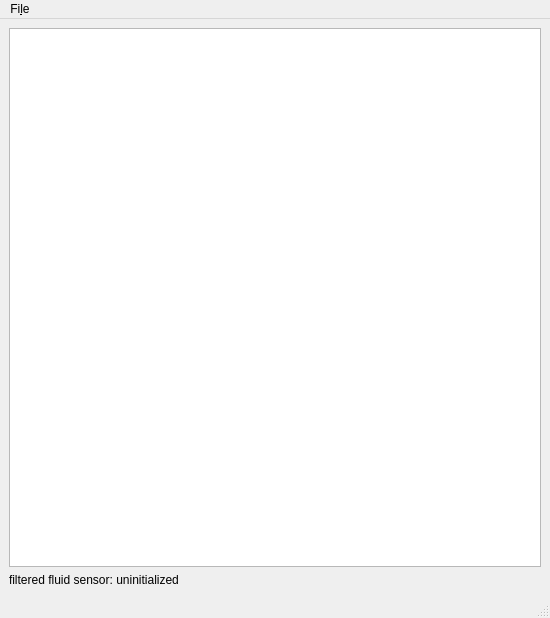
<?xml version="1.0" encoding="UTF-8"?>
<ui version="4.0">
 <class>MainWindow</class>
 <widget class="QMainWindow" name="MainWindow">
  <property name="geometry">
   <rect>
    <x>0</x>
    <y>0</y>
    <width>550</width>
    <height>618</height>
   </rect>
  </property>
  <property name="windowTitle">
   <string>Sensor Monitor</string>
  </property>
  <widget class="QWidget" name="centralwidget">
   <layout class="QVBoxLayout" name="verticalLayout">
    <item>
     <widget class="PlotWidget" name="signalPlot"/>
    </item>
    <item>
     <widget class="QLabel" name="signalValue">
      <property name="text">
       <string>filtered fluid sensor: uninitialized</string>
      </property>
     </widget>
    </item>
   </layout>
  </widget>
  <widget class="QMenuBar" name="menubar">
   <property name="geometry">
    <rect>
     <x>0</x>
     <y>0</y>
     <width>550</width>
     <height>30</height>
    </rect>
   </property>
   <widget class="QMenu" name="menuFile">
    <property name="title">
     <string>Fi&amp;le</string>
    </property>
    <addaction name="actionExit"/>
   </widget>
   <addaction name="menuFile"/>
  </widget>
  <widget class="QStatusBar" name="statusbar"/>
  <action name="actionSave">
   <property name="text">
    <string>&amp;Save</string>
   </property>
  </action>
  <action name="actionExit">
   <property name="icon">
    <iconset theme="application-exit">
     <normaloff>.</normaloff>.</iconset>
   </property>
   <property name="text">
    <string>&amp;Exit</string>
   </property>
   <property name="statusTip">
    <string>Quit the application.</string>
   </property>
   <property name="shortcut">
    <string>Ctrl+Q</string>
   </property>
  </action>
 </widget>
 <customwidgets>
  <customwidget>
   <class>PlotWidget</class>
   <extends>QGraphicsView</extends>
   <header>pyqtgraph</header>
  </customwidget>
 </customwidgets>
 <resources/>
 <connections/>
</ui>
